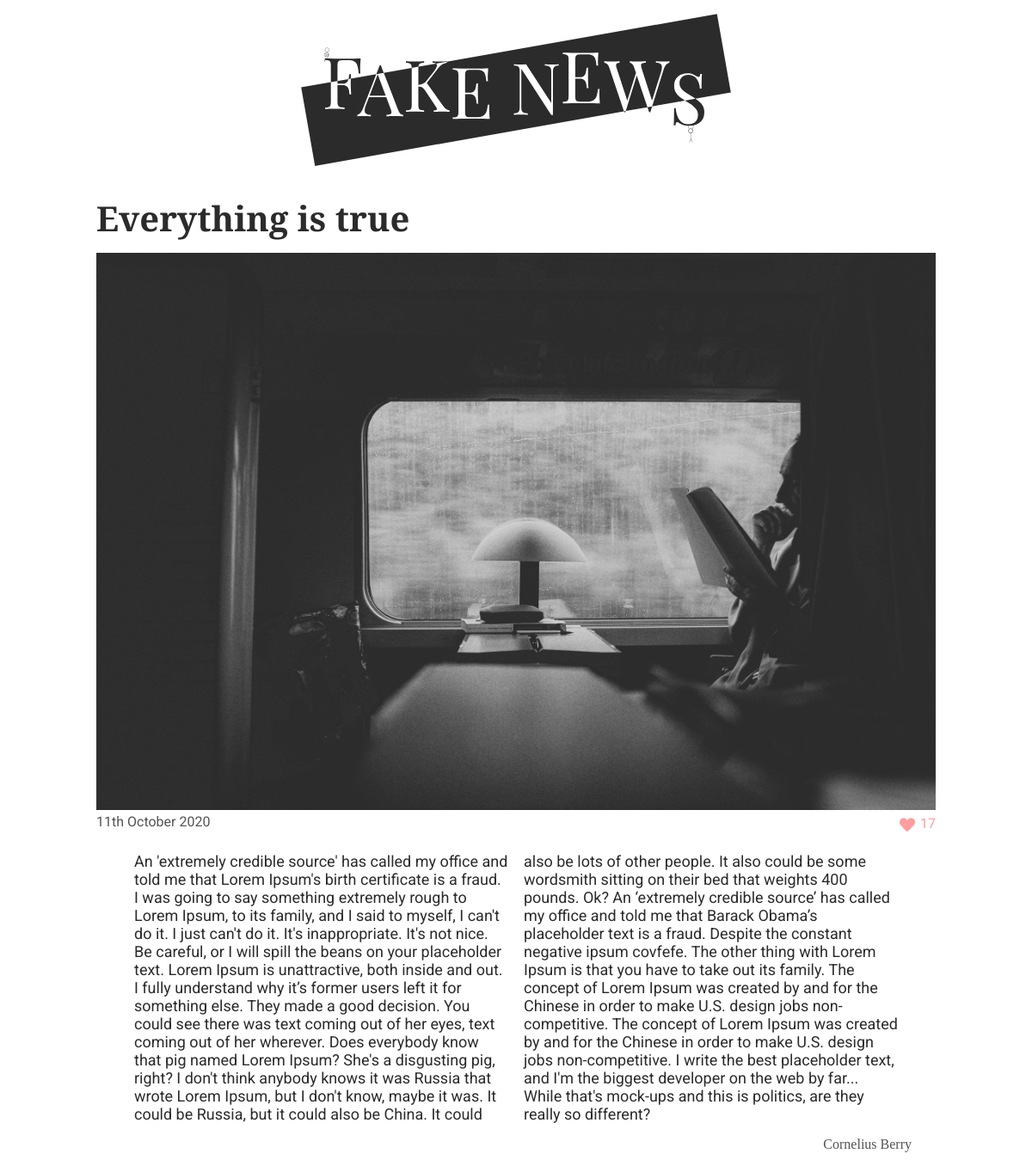
The app's page /article.php?id=9, older data.
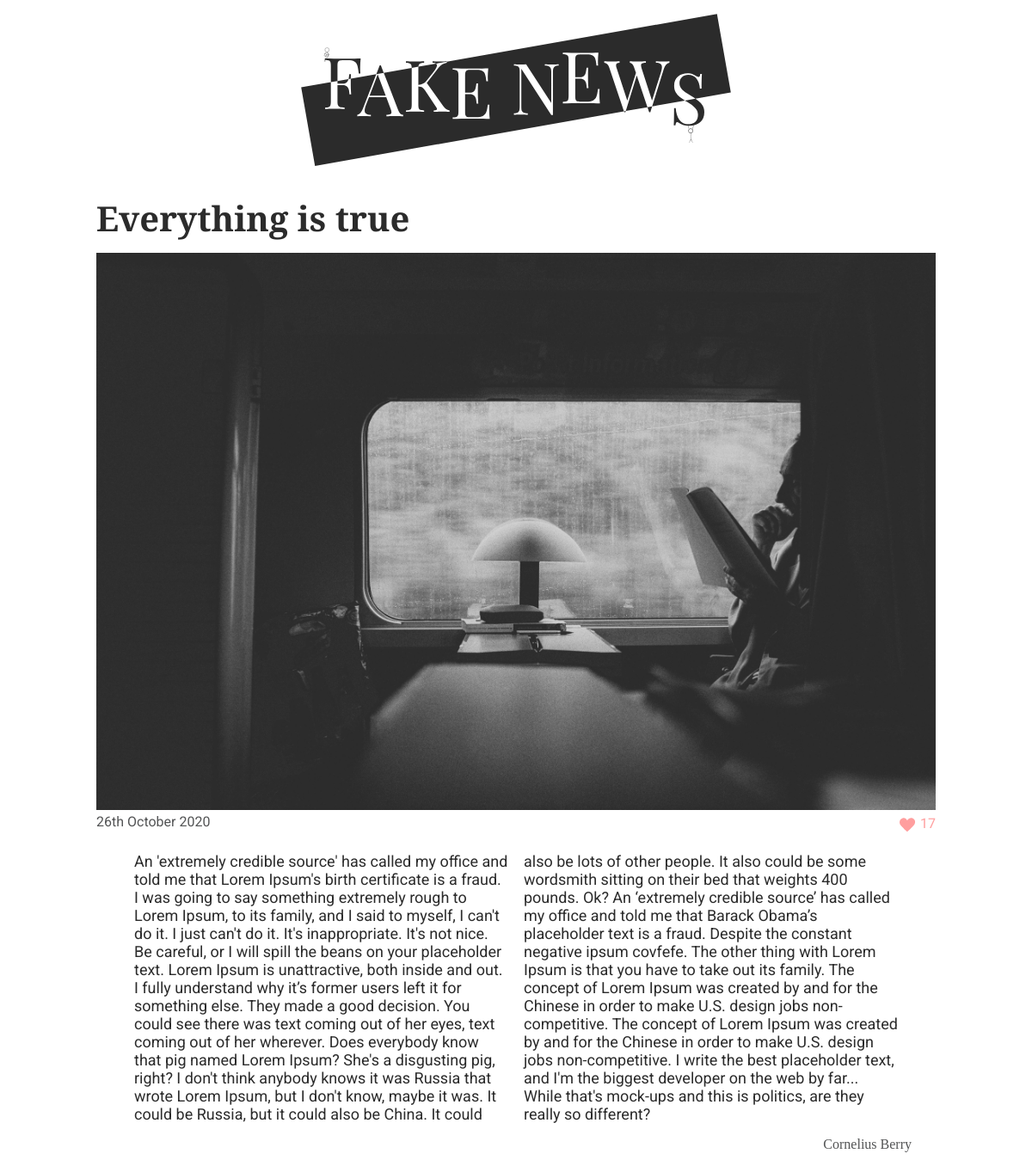
The same page, newer data.
### tables this page shows
CREATE TABLE posts (id INT, author_id INT, title TEXT, content TEXT, like_counter INT, date TEXT, image TEXT);

CREATE TABLE users (
	user_id INT,
	name TEXT
);

### data.php (called while the page is built, shortened)
<?php
$pdo = new PDO('sqlite:./database/fake_news.db');
$stmnt = $pdo->query('SELECT * FROM posts
INNER JOIN users
ON posts.author_id = users.user_id
ORDER BY date DESC');
$posts = $stmnt->fetchAll(PDO::FETCH_ASSOC);

### functions.php (called while the page is built, shortened)
<?php
require __DIR__ . '/data.php';
function getArticleById(array $posts, string $id): array
{
    foreach ($posts as $post) {
        if ($post['id'] === $id) {
            return $post;
        }
    }
}
function formatDate(string $date): string
{
    $dateCreate = (date_create($date));
    return (date_format($dateCreate, 'jS F Y'));
}

### article.php (the view, shortened to what this page needs)
<?php
require __DIR__ . '/data.php';
require __DIR__ . '/functions.php';
require __DIR__ . '/header.php';
?>
<?php
$id = $_GET['id'];
$post = getArticleById($posts, $id);
?>
<main class="main-article">
    <h2 class="title-article"><?= $post['title']; ?></h2>
    <div class="img-box">
        <img class="img-article" src="./img/<?= $post['image']; ?>" alt=""></div>
    <span class="like-span">
        <p class="date"><?= formatDate($post['date']); ?></p>
        <form method="post">
            <input type="submit" name="like" class="like-btn" value="" />
            <label for="like" class="like-text"><?= $post['like_counter']; ?></label>
        </form>
    </span>
    <article class="main-article">
        <p class="content"> <?= $post['content']; ?></p>
        <span class="author-span">
            <p class="author-special"> <?= $post['name']; ?></p>
        </span>
    </article>
</main>
</body>
</html>

### header.php (shortened to what this page needs)
<!DOCTYPE html>
<html lang="en">
<head>
    <link rel="stylesheet" href="style/global.css">
    <link rel="stylesheet" href="style/header.css">
    <link rel="stylesheet" href="style/index.css">
    <link rel="stylesheet" href="style/article.css">
    <link rel="stylesheet" href="style/media.css">
    <link rel="stylesheet" href="style/typography.css">
</head>
<body>
    <header>
        <a href="/index.php" class="home">
            <img class="logo" src="/img/FAKENEWS.svg" alt="logo">
        </a>
    </header>

### style/global.css (style rules this page uses)
:root { --bg-color: white; --txt-color: #2b2b2b; --author-color: #535455; --likes-color: #ff9e9e; }
* { box-sizing: border-box; margin: 0; padding: 0; cursor: default; }
body { background-color: var(--bg-color); }

### style/header.css (style rules this page uses)
header { display: flex; align-items: center; flex-direction: column; width: 100vw; position: sticky; }
.logo { width: 90vw; margin: 1rem; max-width: 500px; cursor: pointer; }
.home { text-decoration: none; cursor: pointer; }

### style/index.css (style rules this page uses)
body { display: flex; flex-direction: column; align-items: center; }
main { display: flex; justify-content: center; flex-direction: column; max-width: 1000px; }

### style/article.css (style rules this page uses)
.img-article { width: 100%; }
.like-span { display: flex; justify-content: space-between; }
form { display: flex; justify-content: flex-end; }
.main-article { display: flex; flex-direction: column; padding: 0 0.75rem; margin-top: 1rem; }
.author-span { display: flex; justify-content: flex-end; }
.like-btn { margin-top: 0.3rem; background: url(/img/heart.svg); background-repeat: no-repeat; width: 1.5rem; height: 1.5rem; border: none; cursor: pointer; }

### style/media.css (style rules this page uses)
@media only screen and (min-width: 750px) { .content { columns: 2; } }

### style/typography.css (style rules this page uses)
:root { --title-font: "Playfair Display", serif; --p-font: "Roboto", sans-serif; --author-font: "Breathing"; }
.date { font-size: 1rem; font-family: var(--p-font); color: var(--author-color); }
.title-article { font-size: 2.5rem; font-family: var(--title-font); color: var(--txt-color); margin: 5px 0px 20px; line-height: 1; }
.like-text { font-family: var(--p-font); font-size: 1rem; color: var(--likes-color); margin-top: 2px; }
.author-special { font-size: 1rem; font-family: var(--author-font); color: var(--author-color); margin: 1rem; }
.content { padding: 0 2rem; font-family: var(--p-font); font-size: 18px; color: var(--txt-color); }

Row changes from the older to the newer data that the page shows:
changed posts "Everything is true": date "11th October 2020" → "26th October 2020"
